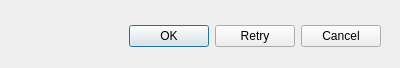
<?xml version="1.0" encoding="UTF-8"?>
<ui version="4.0">
 <class>Dialog</class>
 <widget class="QDialog" name="Dialog">
  <property name="geometry">
   <rect>
    <x>0</x>
    <y>0</y>
    <width>400</width>
    <height>68</height>
   </rect>
  </property>
  <property name="windowTitle">
   <string>对话框</string>
  </property>
  <widget class="QDialogButtonBox" name="buttonBox">
   <property name="geometry">
    <rect>
     <x>40</x>
     <y>20</y>
     <width>341</width>
     <height>32</height>
    </rect>
   </property>
   <property name="orientation">
    <enum>Qt::Horizontal</enum>
   </property>
   <property name="standardButtons">
    <set>QDialogButtonBox::Cancel|QDialogButtonBox::Ok|QDialogButtonBox::Retry</set>
   </property>
   <property name="centerButtons">
    <bool>false</bool>
   </property>
  </widget>
 </widget>
 <resources/>
 <connections>
  <connection>
   <sender>buttonBox</sender>
   <signal>accepted()</signal>
   <receiver>Dialog</receiver>
   <slot>accept()</slot>
   <hints>
    <hint type="sourcelabel">
     <x>248</x>
     <y>254</y>
    </hint>
    <hint type="destinationlabel">
     <x>157</x>
     <y>274</y>
    </hint>
   </hints>
  </connection>
  <connection>
   <sender>buttonBox</sender>
   <signal>rejected()</signal>
   <receiver>Dialog</receiver>
   <slot>reject()</slot>
   <hints>
    <hint type="sourcelabel">
     <x>316</x>
     <y>260</y>
    </hint>
    <hint type="destinationlabel">
     <x>286</x>
     <y>274</y>
    </hint>
   </hints>
  </connection>
 </connections>
</ui>
